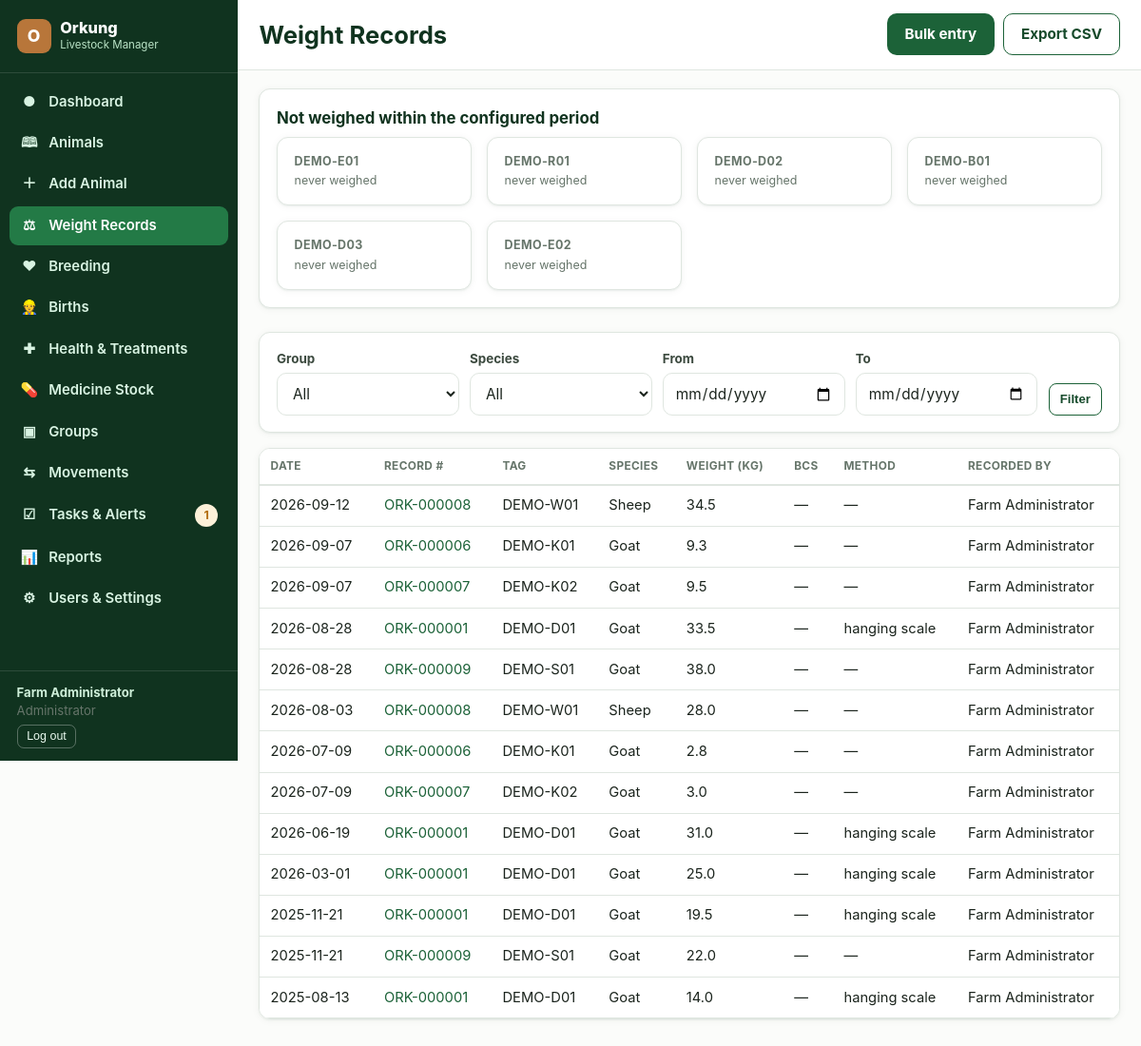
Page /weights (signed in) on the committed database.
### tables this page shows
CREATE TABLE users (
    id INTEGER PRIMARY KEY AUTOINCREMENT,
    username TEXT NOT NULL UNIQUE,
    password_hash TEXT NOT NULL,
    full_name TEXT NOT NULL,
    email TEXT,
    role TEXT NOT NULL CHECK(role IN ('admin','manager','worker','viewer','vet')),
    active INTEGER NOT NULL DEFAULT 1,
    created_at TEXT NOT NULL DEFAULT (datetime('now')),
    last_login TEXT
);

CREATE TABLE animals (
    id INTEGER PRIMARY KEY AUTOINCREMENT,
    record_no TEXT NOT NULL UNIQUE,          -- internal record number e.g. ORK-000123
    tag_id TEXT NOT NULL,                    -- ear tag / ID
    eid TEXT,                                -- electronic ID
    name TEXT,
    species_id INTEGER NOT NULL REFERENCES species(id),
    breed_id INTEGER REFERENCES breeds(id),
    sex TEXT NOT NULL CHECK(sex IN ('female','male')),
    dob TEXT,
    dob_estimated INTEGER NOT NULL DEFAULT 0,
    birth_type TEXT,                         -- single/twin/triplet/other
    birth_weight REAL,
    color_markings TEXT,
    sire_id INTEGER REFERENCES animals(id),
    dam_id INTEGER REFERENCES animals(id),
    current_group_id INTEGER REFERENCES groups_(id),
    current_site_id INTEGER REFERENCES sites(id),
    source TEXT NOT NULL DEFAULT 'born_on_farm' CHECK(source IN ('born_on_farm','purchased','transferred_in')),
    acquisition_date TEXT,
    supplier TEXT,
    reproductive_status TEXT NOT NULL DEFAULT 'not_breeding',
    status TEXT NOT NULL DEFAULT 'active' CHECK(status IN ('active','sold','transferred','slaughtered','missing','deceased')),
    status_date TEXT,
    status_notes TEXT,
    photo_path TEXT,
    notes TEXT,
    is_demo INTEGER NOT NULL DEFAULT 0,
    created_by INTEGER REFERENCES users(id),
    created_at TEXT NOT NULL DEFAULT (datetime('now')),
    updated_by INTEGER REFERENCES users(id),
    updated_at TEXT NOT NULL DEFAULT (datetime('now'))
);

CREATE TABLE weight_records (
    id INTEGER PRIMARY KEY AUTOINCREMENT,
    animal_id INTEGER NOT NULL REFERENCES animals(id),
    weight_kg REAL NOT NULL,
    measured_on TEXT NOT NULL,
    method TEXT,
    body_condition_score REAL,
    notes TEXT,
    flagged_outlier INTEGER NOT NULL DEFAULT 0,
    confirmed_by INTEGER REFERENCES users(id),
    created_by INTEGER REFERENCES users(id),
    created_at TEXT NOT NULL DEFAULT (datetime('now'))
);

CREATE TABLE species (
    id INTEGER PRIMARY KEY AUTOINCREMENT,
    name TEXT NOT NULL UNIQUE,
    enabled INTEGER NOT NULL DEFAULT 1
);

### blueprints/weights.py (the view)
@bp.route("")
@auth.login_required
def index():
    group_id = request.args.get("group_id", type=int)
    species_id = request.args.get("species_id", type=int)
    date_from = request.args.get("date_from")
    date_to = request.args.get("date_to")
    where = ["1=1"]
    args = []
    if group_id:
        where.append("a.current_group_id=?"); args.append(group_id)
    if species_id:
        where.append("a.species_id=?"); args.append(species_id)
    if date_from:
        where.append("date(w.measured_on) >= date(?)"); args.append(date_from)
    if date_to:
        where.append("date(w.measured_on) <= date(?)"); args.append(date_to)
    rows = db.query(
        f"SELECT w.*, a.tag_id, a.name AS animal_name, a.record_no, sp.name AS species_name, u.full_name AS recorder "
        f"FROM weight_records w JOIN animals a ON a.id=w.animal_id LEFT JOIN species sp ON sp.id=a.species_id "
        f"LEFT JOIN users u ON u.id=w.created_by WHERE {' AND '.join(where)} ORDER BY w.measured_on DESC LIMIT 300",
        tuple(args))
    not_weighed_days = current_app.config["WEIGH_REMINDER_DAYS"]
    stale = db.query(
        "SELECT a.id, a.tag_id, a.name, a.record_no, MAX(w.measured_on) last_weighed "
        "FROM animals a LEFT JOIN weight_records w ON w.animal_id=a.id "
        "WHERE a.status='active' GROUP BY a.id "
        "HAVING last_weighed IS NULL OR julianday('now') - julianday(last_weighed) > ?",
        (not_weighed_days,))
    return render_template("weights_index.html", rows=rows, stale=stale,
                           groups=helpers.group_options(), species_list=helpers.species_options(),
                           f_group_id=group_id, f_species_id=species_id, f_date_from=date_from, f_date_to=date_to)

### auth.py (called while the page is built)
def load_logged_in_user():
    uid = session.get("user_id")
    if uid is None:
        g.user = None
    else:
        g.user = db.query("SELECT * FROM users WHERE id=? AND active=1", (uid,), one=True)
        if g.user is None:
            session.clear()

def login_required(view):
    @wraps(view)
    def wrapped(*args, **kwargs):
        if g.user is None:
            if request.path.startswith("/api/"):
                abort(401)
            return redirect(url_for("auth.login", next=request.path))
        return view(*args, **kwargs)
    return wrapped

def visible_sections(role):
    return NAV_SECTIONS.get(role, set())

### db.py (called while the page is built)
def get_db():
    if "db" not in g:
        g.db = sqlite3.connect(
            current_app.config["DATABASE"],
            detect_types=sqlite3.PARSE_DECLTYPES,
        )
        g.db.row_factory = sqlite3.Row
        g.db.execute("PRAGMA foreign_keys = ON")
    return g.db

def query(sql, args=(), one=False):
    cur = get_db().execute(sql, args)
    rows = cur.fetchall()
    cur.close()
    if one:
        return rows[0] if rows else None
    return rows

### helpers.py (called while the page is built)
def species_options(enabled_only=True):
    if enabled_only:
        return db.query("SELECT * FROM species WHERE enabled=1 ORDER BY name")
    return db.query("SELECT * FROM species ORDER BY name")

def group_options():
    return db.query("SELECT g.*, s.name AS site_name FROM groups_ g LEFT JOIN sites s ON s.id=g.site_id WHERE g.active=1 ORDER BY g.name")

### templates/weights_index.html (shortened to what this page needs)
{% extends "base.html" %}
{% block heading %}Weight Records{% endblock %}
{% block topbar_actions %}
{% if current_user.role in ('admin','manager','worker') %}
<a class="btn" href="{{ url_for('weights.bulk') }}">Bulk entry</a>
{% endif %}
<a class="btn secondary" href="{{ url_for('weights.export_csv', group_id=f_group_id) }}">Export CSV</a>
{% endblock %}
{% block content %}
{% if stale %}
<div class="card section">
  <h3>Not weighed within the configured period</h3>
  <div class="grid cols-4">
    {% for s in stale %}
    <a class="stat-card amber link" href="{{ url_for('animals.profile', animal_id=s.id, tab='weights') }}">
      <div class="stat-label">{{ s.tag_id }}</div>
      <div class="stat-sub">{{ 'never weighed' if not s.last_weighed else 'last: ' ~ s.last_weighed }}</div>
    </a>
    {% endfor %}
  </div>
</div>
{% endif %}
<form class="toolbar card" method="get">
  <div class="field"><label>Group</label>
    <select name="group_id"><option value="">All</option>{% for g in groups %}<option value="{{ g.id }}" {{ 'selected' if f_group_id==g.id }}>{{ g.name }}</option>{% endfor %}</select>
  </div>
  <div class="field"><label>Species</label>
    <select name="species_id"><option value="">All</option>{% for s in species_list %}<option value="{{ s.id }}" {{ 'selected' if f_species_id==s.id }}>{{ s.name }}</option>{% endfor %}</select>
  </div>
  <div class="field"><label>From</label><input type="date" name="date_from" value="{{ f_date_from or '' }}"></div>
  <div class="field"><label>To</label><input type="date" name="date_to" value="{{ f_date_to or '' }}"></div>
  <button class="btn secondary small" type="submit">Filter</button>
</form>
<div class="table-wrap">
<table class="data">
  <thead><tr><th>Date</th><th>Record #</th><th>Tag</th><th>Species</th><th>Weight (kg)</th><th>BCS</th><th>Method</th><th>Recorded by</th></tr></thead>
  <tbody>
  {% for r in rows %}
  <tr>
    <td data-label="Date">{{ r.measured_on }}</td>
    <td data-label="Record #"><a href="{{ url_for('animals.profile', animal_id=r.animal_id, tab='weights') }}">{{ r.record_no }}</a></td>
    <td data-label="Tag">{{ r.tag_id }}</td>
    <td data-label="Species">{{ r.species_name }}</td>
    <td data-label="Weight (kg)">{{ r.weight_kg }}{% if r.flagged_outlier %} <span class="pill amber">confirmed unusual</span>{% endif %}</td>
    <td data-label="BCS">{{ r.body_condition_score or '—' }}</td>
    <td data-label="Method">{{ r.method or '—' }}</td>
    <td data-label="Recorded by">{{ r.recorder or '—' }}</td>
  </tr>
  {% endfor %}
  </tbody>
</table>
</div>
{% endblock %}

### templates/base.html (shortened to what this page needs)
<!doctype html>
<html lang="en">
<head>
<link rel="stylesheet" href="{{ url_for('static', filename='css/style.css') }}">
</head>
<body>
{% macro navlinks() %}
  {% if 'dashboard' in nav %}<a href="{{ url_for('dashboard.index') }}" class="{{ 'active' if request.endpoint=='dashboard.index' }}"><span class="ic">&#9679;</span> Dashboard</a>{% endif %}
  {% if 'animals' in nav %}<a href="{{ url_for('animals.list_view') }}" class="{{ 'active' if request.endpoint and request.endpoint.startswith('animals.') and request.endpoint!='animals.add' }}"><span class="ic">&#128366;</span> Animals</a>{% endif %}
  {% if 'add_animal' in nav %}<a href="{{ url_for('animals.add') }}" class="{{ 'active' if request.endpoint=='animals.add' }}"><span class="ic">&#65291;</span> Add Animal</a>{% endif %}
  {% if 'weights' in nav %}<a href="{{ url_for('weights.index') }}" class="{{ 'active' if request.endpoint and request.endpoint.startswith('weights.') }}"><span class="ic">&#9878;</span> Weight Records</a>{% endif %}
  {% if 'breeding' in nav %}<a href="{{ url_for('breeding.index') }}" class="{{ 'active' if request.endpoint=='breeding.index' }}"><span class="ic">&#9829;</span> Breeding</a>{% endif %}
  {% if 'births' in nav %}<a href="{{ url_for('breeding.births') }}" class="{{ 'active' if request.endpoint=='breeding.births' }}"><span class="ic">&#128119;</span> Births</a>{% endif %}
  {% if 'health' in nav %}<a href="{{ url_for('health.index') }}" class="{{ 'active' if request.endpoint and request.endpoint.startswith('health.') }}"><span class="ic">&#10010;</span> Health &amp; Treatments</a>{% endif %}
  {% if 'health' in nav %}<a href="{{ url_for('stock.index') }}" class="{{ 'active' if request.endpoint and request.endpoint.startswith('stock.') }}"><span class="ic">&#128138;</span> Medicine Stock</a>{% endif %}
  {% if 'groups' in nav %}<a href="{{ url_for('groups.index') }}" class="{{ 'active' if request.endpoint=='groups.index' }}"><span class="ic">&#9635;</span> Groups</a>{% endif %}
  {% if 'movements' in nav %}<a href="{{ url_for('groups.movements') }}" class="{{ 'active' if request.endpoint=='groups.movements' }}"><span class="ic">&#8646;</span> Movements</a>{% endif %}
  {% if 'tasks' in nav %}<a href="{{ url_for('tasks.index') }}" class="{{ 'active' if request.endpoint and request.endpoint.startswith('tasks.') }}"><span class="ic">&#9745;</span> Tasks &amp; Alerts {% if pending_tasks %}<span class="pill amber" style="margin-left:auto">{{ pending_tasks }}</span>{% endif %}</a>{% endif %}
  {% if 'reports' in nav %}<a href="{{ url_for('reports.index') }}" class="{{ 'active' if request.endpoint and request.endpoint.startswith('reports.') }}"><span class="ic">&#128202;</span> Reports</a>{% endif %}
  {% if 'admin' in nav %}<a href="{{ url_for('admin.users') }}" class="{{ 'active' if request.endpoint and request.endpoint.startswith('admin.') }}"><span class="ic">&#9881;</span> Users &amp; Settings</a>{% endif %}
{% endmacro %}
{% if current_user %}
<div class="app-shell">
  <aside class="sidebar" id="desktopSidebar">
    <div class="brand"><div class="mark">O</div><div><div class="name">Orkung</div><div class="tag">Livestock Manager</div></div></div>
    <nav>{{ navlinks() }}</nav>
    <div class="footer-user">
      <div><strong>{{ current_user.full_name }}</strong></div>
      <div class="muted">{{ role_labels[current_user.role] }}</div>
      <form method="post" action="{{ url_for('auth.logout') }}"><button type="submit">Log out</button></form>
    </div>
  </aside>
  <div class="main">
    <div class="topbar">
      <h1>{% block heading %}{% endblock %}</h1>
      <div class="btn-row no-print">{% block topbar_actions %}{% endblock %}</div>
    </div>
    <div class="content">
      {% block content %}{% endblock %}
    </div>
  </div>
</div>
{% else %}
  {% block guest_content %}{% endblock %}
{% endif %}
</body>
</html>

### rows in the picture
users: full_name "Farm Administrator", role "Administrator"
animals: tag_id "DEMO-E01", last_weighed "never weighed"
animals: tag_id "DEMO-R01", last_weighed "never weighed"
animals: tag_id "DEMO-D02", last_weighed "never weighed"
animals: tag_id "DEMO-B01", last_weighed "never weighed"
animals: tag_id "DEMO-D03", last_weighed "never weighed"
animals: tag_id "DEMO-E02", last_weighed "never weighed"
weight_records: measured_on "2026-09-12", record_no "ORK-000008", tag_id "DEMO-W01", species_name "Sheep", weight_kg "34.5", body_condition_score "—", method "—", full_name "Farm Administrator"
weight_records: measured_on "2026-09-07", record_no "ORK-000006", tag_id "DEMO-K01", species_name "Goat", weight_kg "9.3", body_condition_score "—", method "—", full_name "Farm Administrator"
weight_records: measured_on "2026-09-07", record_no "ORK-000007", tag_id "DEMO-K02", species_name "Goat", weight_kg "9.5", body_condition_score "—", method "—", full_name "Farm Administrator"
weight_records: measured_on "2026-08-28", record_no "ORK-000001", tag_id "DEMO-D01", species_name "Goat", weight_kg "33.5", body_condition_score "—", method "hanging scale", full_name "Farm Administrator"
weight_records: measured_on "2026-08-28", record_no "ORK-000009", tag_id "DEMO-S01", species_name "Goat", weight_kg "38.0", body_condition_score "—", method "—", full_name "Farm Administrator"
weight_records: measured_on "2026-08-03", record_no "ORK-000008", tag_id "DEMO-W01", species_name "Sheep", weight_kg "28.0", body_condition_score "—", method "—", full_name "Farm Administrator"
weight_records: measured_on "2026-07-09", record_no "ORK-000006", tag_id "DEMO-K01", species_name "Goat", weight_kg "2.8", body_condition_score "—", method "—", full_name "Farm Administrator"
weight_records: measured_on "2026-07-09", record_no "ORK-000007", tag_id "DEMO-K02", species_name "Goat", weight_kg "3.0", body_condition_score "—", method "—", full_name "Farm Administrator"
weight_records: measured_on "2026-06-19", record_no "ORK-000001", tag_id "DEMO-D01", species_name "Goat", weight_kg "31.0", body_condition_score "—", method "hanging scale", full_name "Farm Administrator"
weight_records: measured_on "2026-03-01", record_no "ORK-000001", tag_id "DEMO-D01", species_name "Goat", weight_kg "25.0", body_condition_score "—", method "hanging scale", full_name "Farm Administrator"
weight_records: measured_on "2025-11-21", record_no "ORK-000001", tag_id "DEMO-D01", species_name "Goat", weight_kg "19.5", body_condition_score "—", method "hanging scale", full_name "Farm Administrator"
weight_records: measured_on "2025-11-21", record_no "ORK-000009", tag_id "DEMO-S01", species_name "Goat", weight_kg "22.0", body_condition_score "—", method "—", full_name "Farm Administrator"
weight_records: measured_on "2025-08-13", record_no "ORK-000001", tag_id "DEMO-D01", species_name "Goat", weight_kg "14.0", body_condition_score "—", method "hanging scale", full_name "Farm Administrator"

### other values in the picture
{{ pending_tasks }} "1"
